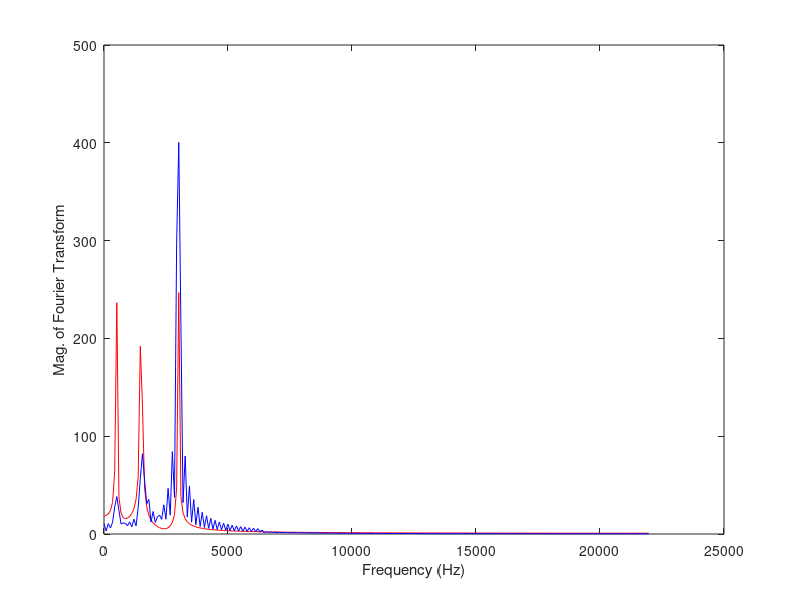

MATLAB code for this plot:
Fs = 44100;
t = (1:1000)/Fs;
s1 = sin(2*pi*t*500);
s2 = sin(2*pi*t*1500);
s3 = sin(2*pi*t*3000);
s = s1 + s2 + s3;
% plot(t,s);

Fsamp = 44100;
fpts = [0 199 200 399 400 799 800 1599 1600 3199 3200 6399 6400 12299 12300 21999 22000 Fsamp/2]/(Fsamp/2); 
v = 10.^([-10 -10 -10 -10 10 10 -10 -10]/20);
mval = [v(1) v(1) v(2) v(2) v(3) v(3) v(4) v(4) v(5) v(5) v(6) v(6) v(7) v(7) v(8) v(8) 0 0]
N = 511;
b = fir2(N, fpts, mval, chebwin(N+1));

% [b, a] = ellip(5, 0.1, 40, [2500 3500]/(Fs/2));
% [H, w] = freqz(b, 1, 512);
% plot(w*Fs/(2*pi), abs(H));

sf = filter(b, 1, s);
% plot(t, sf);
% xlabel('Time (seconds)');
% ylabel('Time waveform');

S = fft(s, 512);
SF = fft(sf, 512);
w = (0:255)/256*(Fs/2);
plot(w, abs(S(1:256)), 'r', w, abs(SF(1:256)), 'b');
xlabel('Frequency (Hz)');
ylabel('Mag. of Fourier Transform');